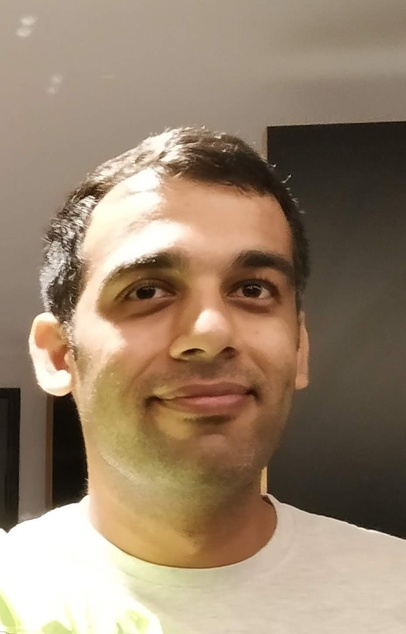
#> input picture test.jpg, 406 x 634 px, shrunk from 931 x 1456 before the run; its folder holds 5 pictures in this run
$ jupyter execute --allow-errors opencv_face_recognation.ipynb
#> lines starting #> are read from the running program, lines starting #| are printed output that depends on the picture
[cell 1]
import glob
import cv2
import os
import numpy as np

[cell 2]
#images = [cv2.imread(file) for file in glob.glob("Photos/*.jpg")]

[cell 3]
subjects = ["","Anupriya", "Kriti","Pulin","Nishant","Teja"]

[cell 4]
def detect_face(img):
     gray = cv2.cvtColor(img, cv2.COLOR_BGR2GRAY)
     face_cascade = cv2.CascadeClassifier(r'C:\Users\nischugh\Anaconda3\pkgs\libopencv-3.4.1-h875b8b8_3\Library\etc\lbpcascades\lbpcascade_frontalface.xml')
     faces = face_cascade.detectMultiScale(gray, scaleFactor=1.2, minNeighbors=5);
     #print(faces)
     if (len(faces) == 0):
        return None, None
     (x, y, w, h) = faces[0]
     return gray[y:y+w, x:x+h], faces[0]

[cell 5]
def prepare_training_data(data_folder_path):
    dirs = os.listdir(data_folder_path)
    faces = []
    labels = []
#    print(dirs)
    for dir_name in dirs:
        if not dir_name.startswith("S"):
            continue;
        label = int(dir_name.replace("S",""))
        subject_dir_path = data_folder_path + "/" + dir_name
        #print(subject_dir_path)
        subject_images_names = os.listdir(subject_dir_path)
        #print(subject_images_names)
        for image_name in subject_images_names:
            #print(image_name)
            if image_name.startswith("."):
                continue;
            image_path = subject_dir_path + "/" + image_name
            #print(image_path)
            image = cv2.imread(image_path)
            cv2.imshow("Training on image...", image)
            cv2.waitKey(100)
            face, rect = detect_face(image)
            #print(face)
            if face is not None:
                faces.append(face)
                labels.append(label)
            cv2.destroyAllWindows()
            cv2.waitKey(10)
            cv2.destroyAllWindows()
    return faces, labels

[cell 6]
print("Preparing data...")
#> (the rest of this cell did not finish here and is left out)

[cell 7]
face_recognizer = cv2.face.LBPHFaceRecognizer_create()
#> (the rest of this cell did not finish here and is left out)

[cell 8]
def draw_rectangle(img, rect):
     (x, y, w, h) = rect
     cv2.rectangle(img, (x, y), (x+w, y+h), (0, 255, 0), 2)

def draw_text(img, text, x, y):
    cv2.putText(img, text, (x, y), cv2.FONT_HERSHEY_PLAIN, 1.5, (0, 255, 0), 2)

[cell 9]
def predict(test_img):
    img = test_img.copy()
    face, rect = detect_face(img)
    label = face_recognizer.predict(face)
    print(label)
    label_text = subjects[label[0]]
    draw_rectangle(img, rect)
    draw_text(img, label_text, rect[0], rect[1]-5)
    return img

[cell 10]
print("Predicting images...")
#test_img1 = cv2.imread("test.jpg")
test_img2 = cv2.imread("test.jpg")
#> test_img2 is the input picture: shape (634, 406, 3); mean B, G, R 109.4, 131.4, 151.8
#predicted_img1 = predict(test_img1)
predicted_img2 = predict(test_img2)
#> in detect_face, `gray = cv2.cvtColor(img, cv2.COLOR_BGR2GRAY)`:
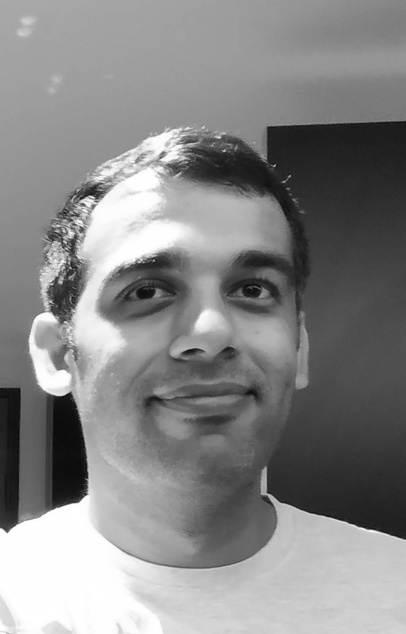
#> gray: shape (634, 406); min 8, max 255, mean 135
print("Prediction complete")
#cv2.imshow(subjects[1], predicted_img1)
cv2.imshow(subjects[2], predicted_img2)
cv2.waitKey(0)
cv2.destroyAllWindows()
